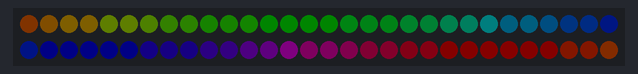
Recording of a program running on a simulated Raspberry Pi (BCM pin numbers). On the bench: 60 RGB LEDs in strip order, left to right, continuing on the next row. Dim RGB values are drawn brighter than linear; threads take turns every 2 ms; what the program prints to the terminal is not drawn. At 10.0 s the program stops and its outputs stay as they are.

Above: at 0.45 s.
At 1.36 s:
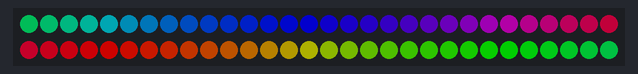
At 2.57 s:
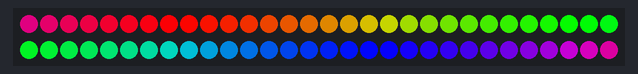
At 4.68 s:
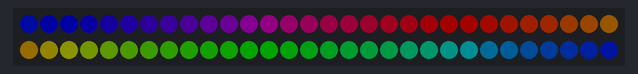
At 7.38 s:
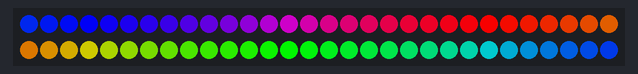
At 9.8 s:
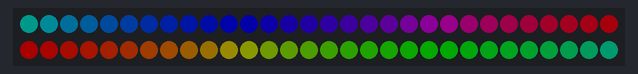

The program:

LrainbowBreathingLight.py
```python
import sys
import os
import board
import neopixel
import time
import math
import threading

# --- 自动申请sudo权限 ---
if os.geteuid() != 0:
    print("正在自动请求sudo权限...")
    os.execvp("sudo", ["sudo", sys.executable] + sys.argv)

NUM_PIXELS = 60
pixels = neopixel.NeoPixel(board.D18, NUM_PIXELS, brightness=1.0, auto_write=False)

# 生成彩虹色的一个函数
def wheel(pos):
    """输入0~255，输出彩虹颜色"""
    if pos < 85:
        return (255 - pos * 3, pos * 3, 0)
    elif pos < 170:
        pos -= 85
        return (0, 255 - pos * 3, pos * 3)
    else:
        pos -= 170
        return (pos * 3, 0, 255 - pos * 3)

# 彩虹流动+呼吸效果
def rainbowBreathingLight(stop_event, cycle_duration=3, steps=60, spin_speed=2):
    """彩虹流动+呼吸效果"""
    print("启动动态彩虹呼吸灯...")

    steps = steps + 100
    offset = 0  # 控制颜色流动偏移量

    try:
        while not stop_event.is_set():
            for i in range(steps):
                if stop_event.is_set():
                    break

                # 呼吸亮度曲线（0~1）
                brightness = (math.sin(math.pi * i / steps)) ** 2
                for j in range(NUM_PIXELS):
                    # 加上偏移产生旋转/流动效果
                    pos = (j * 256 // NUM_PIXELS + offset) % 256
                    color = wheel(pos)
                    # 应用亮度
                    r = min(255, max(0, int(color[0] * brightness)))
                    g = min(255, max(0, int(color[1] * brightness)))
                    b = min(255, max(0, int(color[2] * brightness)))
                    pixels[j] = (r, g, b)
                pixels.show()
                time.sleep(cycle_duration / steps)
                offset = (offset + spin_speed) % 256  # 增加偏移，实现颜色流动
    except Exception as e:
        print(f"[ERROR] 彩虹灯异常: {e}")
    except KeyboardInterrupt:
        print("\n退出中，关闭灯光...")
        pixels.fill((0, 0, 0))
        pixels.show()
    finally:
        pixels.fill((0, 0, 0))
        pixels.show()


# 启动模式的线程
def start_light_mode(mode_function, *args):
    stop_event = threading.Event()  # 创建停止事件
    mode_thread = threading.Thread(target=mode_function, args=(stop_event, *args))
    mode_thread.start()
    return stop_event, mode_thread

if __name__ == "__main__":
    stop_event, mode_thread = start_light_mode(rainbowBreathingLight, 4, 140, 2)

    # 模拟等待 10 秒后切换模式（你可以根据需求修改时间）
    time.sleep(10)

    # 停止当前模式
    stop_event.set()
    mode_thread.join()  # 等待当前模式线程退出
    print("彩虹流动+呼吸模式已停止")

    # 切换到另一个模式
    # 例如：start_light_mode(anotherModeFunction)
```
